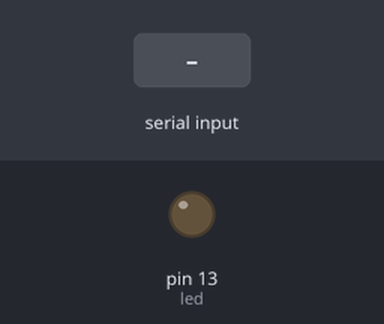
Bench run of a sketch on a simulated Arduino Uno, built with avr-gcc and run on an emulated ATmega328P. On the bench: output pins drawn as LEDs (lit = HIGH). The inputs (shaded band) are chosen by the test bench.

Above: at 1.2 s.
1.3 s: "a" received over Serial
At 2.5 s:
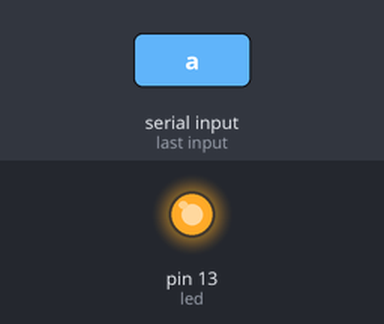
2.8 s: "d" received over Serial
At 3.6 s:
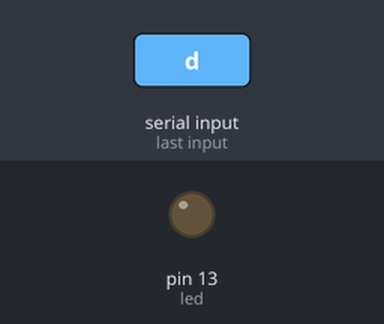
Timing chart, 0 to 5.8 s (numbered marks = the images above; inputs shaded):
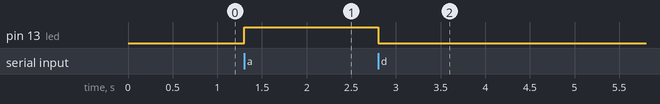

Measured:
- after the input at 1.3 s, pin 13 (led): LOW → HIGH at once
- after the input at 2.8 s, pin 13 (led): HIGH → LOW at once

The sketch:

if.ino
```cpp
int led=13;
void setup() {
 //Comunicacion con el Arduino
 Serial.begin(9600);
 pinMode(led,OUTPUT);
}

void loop() {
	char teclado = Serial.read();
	if (teclado=='a'){digitalWrite(led,1);}
	if (teclado=='d'){digitalWrite(led,0);}


}
```
